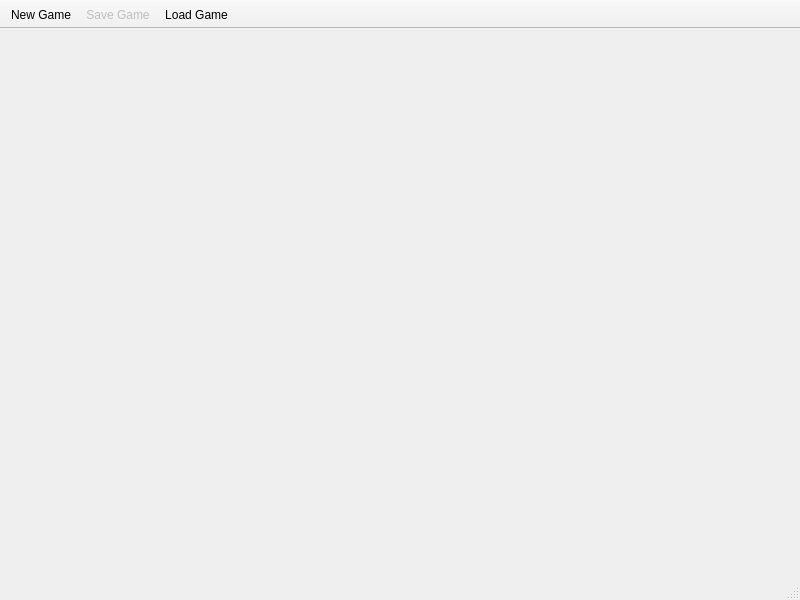
<?xml version="1.0" encoding="UTF-8"?>
<ui version="4.0">
 <class>MainWindow</class>
 <widget class="QMainWindow" name="MainWindow">
  <property name="geometry">
   <rect>
    <x>0</x>
    <y>0</y>
    <width>800</width>
    <height>600</height>
   </rect>
  </property>
  <property name="windowTitle">
   <string>Gomoku Game</string>
  </property>
  <widget class="QWidget" name="centralwidget">
   <layout class="QVBoxLayout" name="verticalLayout">
    <item>
     <layout class="QGridLayout" name="tableLayout">
      <property name="sizeConstraint">
       <enum>QLayout::SetDefaultConstraint</enum>
      </property>
     </layout>
    </item>
   </layout>
  </widget>
  <widget class="QToolBar" name="toolBar">
   <property name="windowTitle">
    <string>toolBar</string>
   </property>
   <property name="movable">
    <bool>false</bool>
   </property>
   <property name="floatable">
    <bool>false</bool>
   </property>
   <attribute name="toolBarArea">
    <enum>TopToolBarArea</enum>
   </attribute>
   <attribute name="toolBarBreak">
    <bool>false</bool>
   </attribute>
   <addaction name="actionNew_Game"/>
   <addaction name="actionSave_Game"/>
   <addaction name="actionLoad_Game"/>
  </widget>
  <widget class="QStatusBar" name="statusBar"/>
  <action name="actionNew_Game">
   <property name="text">
    <string>New Game</string>
   </property>
  </action>
  <action name="actionSave_Game">
   <property name="enabled">
    <bool>false</bool>
   </property>
   <property name="text">
    <string>Save Game</string>
   </property>
  </action>
  <action name="actionLoad_Game">
   <property name="text">
    <string>Load Game</string>
   </property>
  </action>
 </widget>
 <resources/>
 <connections>
  <connection>
   <sender>actionNew_Game</sender>
   <signal>triggered()</signal>
   <receiver>MainWindow</receiver>
   <slot>on_newGameTriggered()</slot>
   <hints>
    <hint type="sourcelabel">
     <x>-1</x>
     <y>-1</y>
    </hint>
    <hint type="destinationlabel">
     <x>399</x>
     <y>299</y>
    </hint>
   </hints>
  </connection>
  <connection>
   <sender>actionSave_Game</sender>
   <signal>triggered()</signal>
   <receiver>MainWindow</receiver>
   <slot>on_saveGameTriggered()</slot>
   <hints>
    <hint type="sourcelabel">
     <x>-1</x>
     <y>-1</y>
    </hint>
    <hint type="destinationlabel">
     <x>399</x>
     <y>299</y>
    </hint>
   </hints>
  </connection>
  <connection>
   <sender>actionLoad_Game</sender>
   <signal>triggered()</signal>
   <receiver>MainWindow</receiver>
   <slot>on_loadGameTriggered()</slot>
   <hints>
    <hint type="sourcelabel">
     <x>-1</x>
     <y>-1</y>
    </hint>
    <hint type="destinationlabel">
     <x>399</x>
     <y>299</y>
    </hint>
   </hints>
  </connection>
 </connections>
 <slots>
  <slot>on_newGameTriggered()</slot>
  <slot>on_saveGameTriggered()</slot>
  <slot>on_loadGameTriggered()</slot>
 </slots>
</ui>
